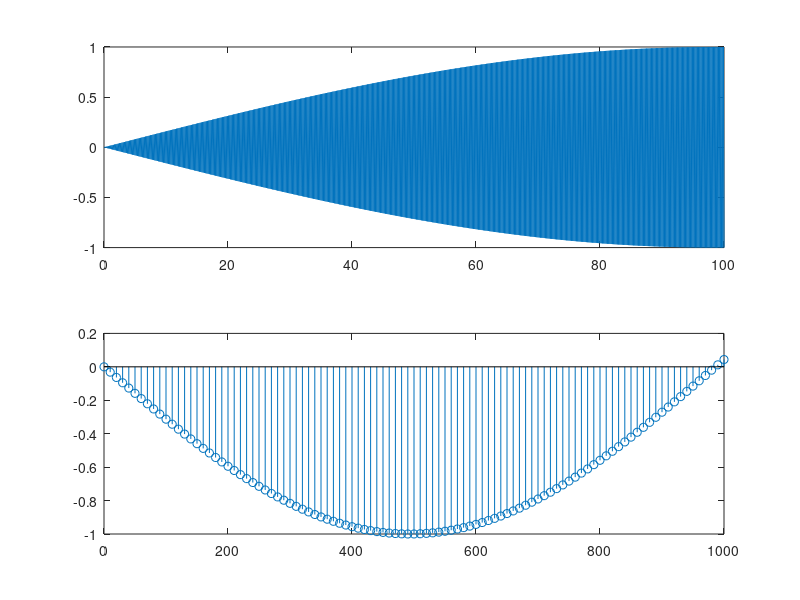

Here is the MATLAB script that generated this plot:
%https://www.youtube.com/watch?v=61Ak_j0Etm0

clear all;
close all;
clc;

f = input('enter freq')
fs = input('enter sampling freq.')

t = 0:0.1:100
ts = 0:10:1000

x = sin(2*3.14*f*t)
subplot(2,1,1)
plot(t,x)

y = sin(2*3.14*f*ts/fs)
subplot(2,1,2)
stem(ts,y)